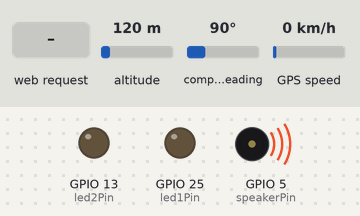
A sketch run on a simulated ESP32-S3. On the bench: output pins drawn as LEDs (lit = HIGH), buzzer (waves = sounding, pin HIGH). Inputs (shaded band) come from the test bench; at power-on: altitude 120 m, compass heading 90°, GPS speed 0 km/h. WiFi joins after 1.5 s; servers stay silent unless stated; the GPS gets a fix after 3 s at 37.7749, -122.4194 with 8 satellites; web services answer with replies made up by the test bench; what the sketch prints to the serial monitor is not drawn.

Above: at 3.0 s.
3.1 s: HTTP request GET /predict?state=1 received
At 4.1 s:
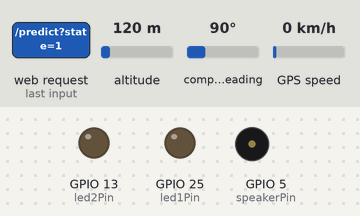
4.6 s: HTTP request GET /predict received
At 5.2 s:
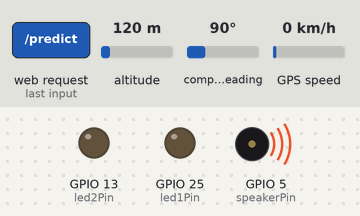
6.1 s: HTTP request GET /predict?state=120 received
At 6.4 s:
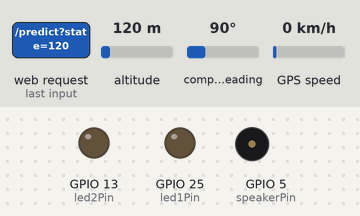
Timing chart, 0 to 9.1 s (numbered marks = the images above; inputs shaded):
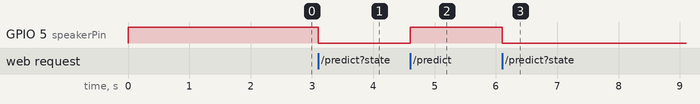

The sketch:

esp32s3server.ino
```cpp
#include <WiFi.h>
#include <WiFiClient.h>
#define BLYNK_TEMPLATE_ID "TMPL6vAad8UXK"
#define BLYNK_TEMPLATE_NAME "GPS TRACKER"
#define BLYNK_PRINT Serial
#include <BlynkSimpleEsp32.h>
#include <TinyGPS++.h>
#include <SoftwareSerial.h>
#include <WebServer.h>
#include <HTTPClient.h>
HTTPClient http;

// Replace with your own network credentials
TinyGPSPlus gps;
SoftwareSerial mygps(17,16); // GPS Tx Pin - 17  GPS Rx Pin 16
BlynkTimer timer;

float latitude;     //Storing the Latitude
float longitude;    //Storing the Longitude
float velocity;     //Variable  to store the velocity
float sats;         //Variable to store no. of satellites response
String bearing;     //Variable to store orientation or direction of GPS
char auth[] = "d4N5NP2Ewo233kS38s5SaPgaW0K2FL1R";            //Blynk Authentication Token
char ssid[] = "Redmi Note 13 Pro+ 5G";            // WiFi SSID
char pass[] = "idin20cool";
String truckID[] = {"70-3910", "70-3917", "703919", "70-3920", "70-4002", "70-3957", "70-4351", "70-4556", "70-4793", "83-2031"};
// String truckAPI[] = {"2K1GYU976I6RCMV2", "LEA7D57NJRECP190", "84VSBY9Q8MZWQ3XF"};
String truckAPI[] = {"2K1GYU976I6RCMV2"};
#define lineToken "iImjc7KU3Bo02fwI2r6MoKyYeV8tZRKgWW9ue2WMlVT"

WebServer server(80);

const int led1Pin = 25;
const int led2Pin = 13;
const int speakerPin = 5;
int ledState = LOW;
int ledBrightness = 0;
int eyeState = 1;
// void handleRoot() {
//   server.send(200, "text/html", html);
// }

void handlePredict() {
  // Serial.print("Handle Predict!!!");
  //0 is open_eye,  1 is close_eye
  eyeState = server.arg("state").toInt();
  digitalWrite(speakerPin, !eyeState);
  if(eyeState == 1){
    sendLineNotification("ALERT: Driver is drownsy");
    http.begin("https://api.thingspeak.com/update?api_key=64BQ0BD5A3EKR33N&field1=" + truckID[0] + "&field2=2"); // The URL includes the query parameters
    int httpResponseCode = http.GET();
    http.end();
  }
}

void handleLED() {
  ledState = server.arg("state").toInt();
  digitalWrite(led1Pin, ledState);
  server.send(200, "text/plain", String(ledState));
}

void handleBrightness() {
  ledBrightness = server.arg("value").toInt();
  analogWrite(led2Pin, ledBrightness);
  server.send(200, "text/plain", String(ledBrightness));
}

void checkGPS()
{
  if (gps.charsProcessed() < 10)
  {
    Serial.println(F("No GPS detected: check wiring."));
    Blynk.virtualWrite(V3, "GPS ERROR");  // Value Display widget  on V3 if GPS not detected
  }
}

void setup() {
  Serial.begin(115200);
  pinMode(led1Pin, OUTPUT);
  pinMode(led2Pin, OUTPUT);
  pinMode(speakerPin, OUTPUT);
  digitalWrite(led1Pin, ledState);
  digitalWrite(speakerPin, eyeState);
  analogWrite(led2Pin, ledBrightness);
  // WiFi Configuration & Init
  WiFi.mode(WIFI_STA);
  WiFi.begin(ssid, pass);
  Serial.print("Connecting To WiFi Network .");
  while (WiFi.status() != WL_CONNECTED) {
    Serial.print(".");
    delay(100);
  }
  // Connected Successfully
  Serial.println("\nConnected To The WiFi Network");
  Serial.print("Local ESP32 IP: ");
  Serial.println(WiFi.localIP());
  // Attach Server Handler Functions & Start WebServer
  // server.on("/", handleRoot);
  server.on("/predict", handlePredict);
  server.begin();

  Blynk.begin(auth, ssid, pass);
}

void loop() {
  // This sketch displays information every time a new sentence is correctly encoded.
  unsigned long start = millis();

  while (millis() - start < 1000) {
    server.handleClient();
    while (mygps.available() > 0) {
      gps.encode(mygps.read());
    }
    if (gps.location.isUpdated()) {
      sats = gps.satellites.value();       //get number of satellites
      latitude = (gps.location.lat());     //Storing the Lat. and Lon.
      longitude = (gps.location.lng());
      velocity = gps.speed.kmph();         //get velocity
      bearing = TinyGPSPlus::cardinal(gps.course.value());

      Serial.print("LAT: ");
      Serial.println(gps.location.lat(), 6);
      Serial.print("LONG: ");
      Serial.println(gps.location.lng(), 6);
      Serial.print("SPEED (km/h) = ");
      Serial.println(gps.speed.kmph());
      Serial.print("ALT (min)= ");
      Serial.println(gps.altitude.meters());
      Serial.print("HDOP = ");
      Serial.println(gps.hdop.value() / 100.0);
      Serial.print("Satellites = ");
      Serial.println(gps.satellites.value());
      Serial.print("Time in UTC: ");
      Serial.println(String(gps.date.year()) + "/" + String(gps.date.month()) + "/" + String(gps.date.day()) + "," + String(gps.time.hour()) + ":" + String(gps.time.minute()) + ":" + String(gps.time.second()));
      Serial.println("");

      Blynk.virtualWrite(V1, String(latitude, 6));
      Blynk.virtualWrite(V2, String(longitude, 6));
      Blynk.virtualWrite(V3, velocity);
      Blynk.virtualWrite(V4, String(latitude + 0.003, 6));
      Blynk.virtualWrite(V5, String(longitude + 0.002, 6));
      Blynk.virtualWrite(V6, velocity);
      Blynk.virtualWrite(V7, String(latitude + 0.003, 6));
      Blynk.virtualWrite(V8, String(longitude - 0.002, 6));
      Blynk.virtualWrite(V9, velocity);
    }
  }
}

void sendLineNotification(String message) {
  if (WiFi.status() == WL_CONNECTED) {
    HTTPClient http;
    http.begin("https://notify-api.line.me/api/notify");
    http.addHeader("Content-Type", "application/x-www-form-urlencoded");
    http.addHeader("Authorization", "Bearer " + String(lineToken));

    String postData = "message=" + message;
    int httpResponseCode = http.POST(postData);

    if (httpResponseCode > 0) {
      Serial.println("Notification sent successfully");
    } else {
      Serial.println("Error sending notification");
    }

    http.end();
  } else {
    Serial.println("WiFi not connected");
  }
}
```

Measured:
- after the input at 3.1 s, GPIO 5 (speakerPin): HIGH → LOW at once
- after the input at 4.6 s, GPIO 5 (speakerPin): LOW → HIGH at once
- after the input at 6.1 s, GPIO 5 (speakerPin): HIGH → LOW at once
